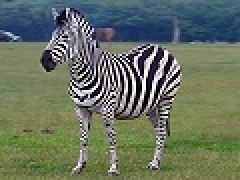
%> input picture zebra_120_90.jpg, 120 x 90 px (shown 2 times larger)
$ octave Matlab_sobel.m   (GNU Octave 9; MATLAB toolbox functions it lacks are replaced by stand-ins)
%> lines starting %> are read from the running program, lines starting %| are printed output that depends on the picture; in (x1, y1, x2, y2) boxes, pixels count from 0 and x2, y2 are one past the last pixel; in counts of white or black regions, pixels touching at a corner belong together; the program's own positions count from 1
clear all;
close all;

img = imread('zebra_120_90.jpg');  % Kép beolvasása
%> img is the input picture: size 90x120x3 uint8; mean R, G, B 103, 114.7, 96.1
gray = double(rgb2gray(img)); % Átalkakítás lebegõpontos változóvá, illetve normálás 0-1re
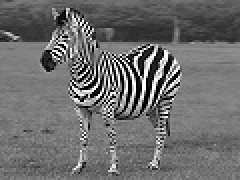
%> gray: size 90x120 double (shown 2 times larger); min 0, max 255, mean 109.1


[m,n] = size(gray);
%> m = 90; n = 120

out1 = zeros(m,n);
out2 = zeros(m,n);

Kernel1 = [-1 0 1; -2 0 2; -1 0 1];
Kernel2 = [-1 -2 -1; 0 0 0; 1 2 1];

for i=1:1:m-3
    for k=1:1:n-3
        temp = gray(i:i+2,k:k+2).*Kernel1;
        out1(i+1,k+1) = sum(sum(temp));
    end
end
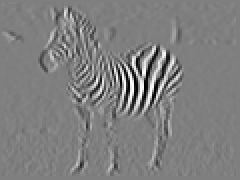
%> out1: size 90x120 double (shown 2 times larger); min -1011, max 1009, mean -0.1; drawn with min black and max white

out1 = abs(out1)/255;
figure
imshow(out1);

for i=1:1:m
    for k=1:1:n
        if(out1(i,k)>0.5)
            out1(i,k) = 1;
        else
            out1(i,k) = 0;
        end
    end
end
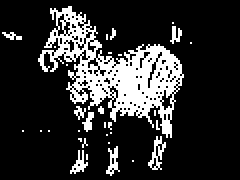
%> out1: size 90x120 double (shown 2 times larger); values 0 (black) and 1 (white), 18.6% white; 32 white regions (24 under 20 px), largest, box (x1, y1, x2, y2) and area: (19, 3, 92, 69) 1685, (74, 68, 83, 85) 63, (53, 73, 60, 88) 48

figure
imshow(out1);

for i=1:1:m-3
    for k=1:1:n-3
        temp = gray(i:i+2,k:k+2).*Kernel2;
        out2(i+1,k+1) = sum(sum(temp));
    end
end
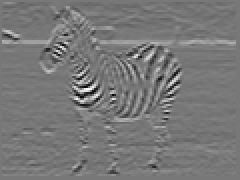
%> out2: size 90x120 double (shown 2 times larger); min -869, max 970, mean 0.6; drawn with min black and max white

out2 = abs(out2)/255;
figure
imshow(out2);
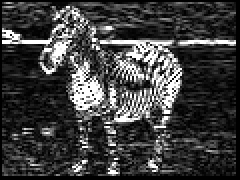
%> displayed picture: size 90x120, on the screen's scale of 0 to 255 (shown 2 times larger); min 0, max 255, mean 62.6

for i=1:1:m
    for k=1:1:n
        if(out2(i,k)>0.5)
            out2(i,k) = 1;
        else
            out2(i,k) = 0;
        end
    end
end
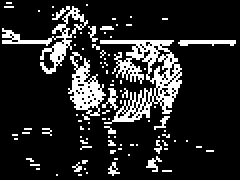
%> out2: size 90x120 double (shown 2 times larger); values 0 (black) and 1 (white), 15.4% white in thin lines or dots

figure
imshow(out2);

figure
out3= out1+out2;
imshow(out3);
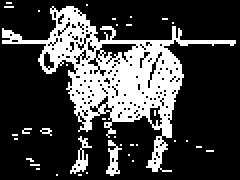
%> displayed picture: size 90x120, on the screen's scale of 0 to 255 (shown 2 times larger); 25.1% white; 36 white regions (33 under 20 px), largest, box (x1, y1, x2, y2) and area: (1, 3, 118, 86) 2486, (35, 68, 46, 87) 71, (53, 70, 61, 88) 69

$ run again, with 4x nagyítás pixelekben.jpg copied over zebra_120_90.jpg
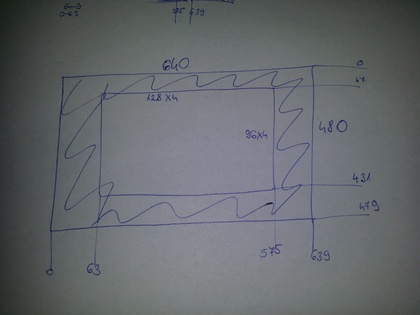
%> input picture 4x nagyítás pixelekben.jpg, 420 x 315 px, shrunk from 4128 x 3096 before the run
%> img is the input picture: size 315x420x3 uint8; mean R, G, B 100.7, 104.4, 108
%> after the loop `for i=1:1:m`:
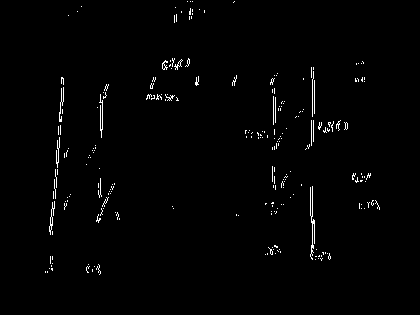
%> out1: size 315x420 double; values 0 (black) and 1 (white), 1.3% white in thin lines or dots, all inside (x1, y1, x2, y2) = (45, 1, 380, 275)
%> `imshow(out3);`:
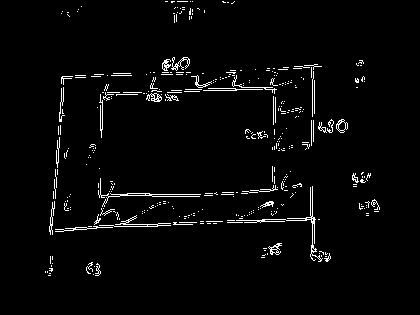
%> displayed picture: size 315x420, on the screen's scale of 0 to 255; 2.9% white in thin lines or dots, all inside (x1, y1, x2, y2) = (45, 1, 380, 276)
